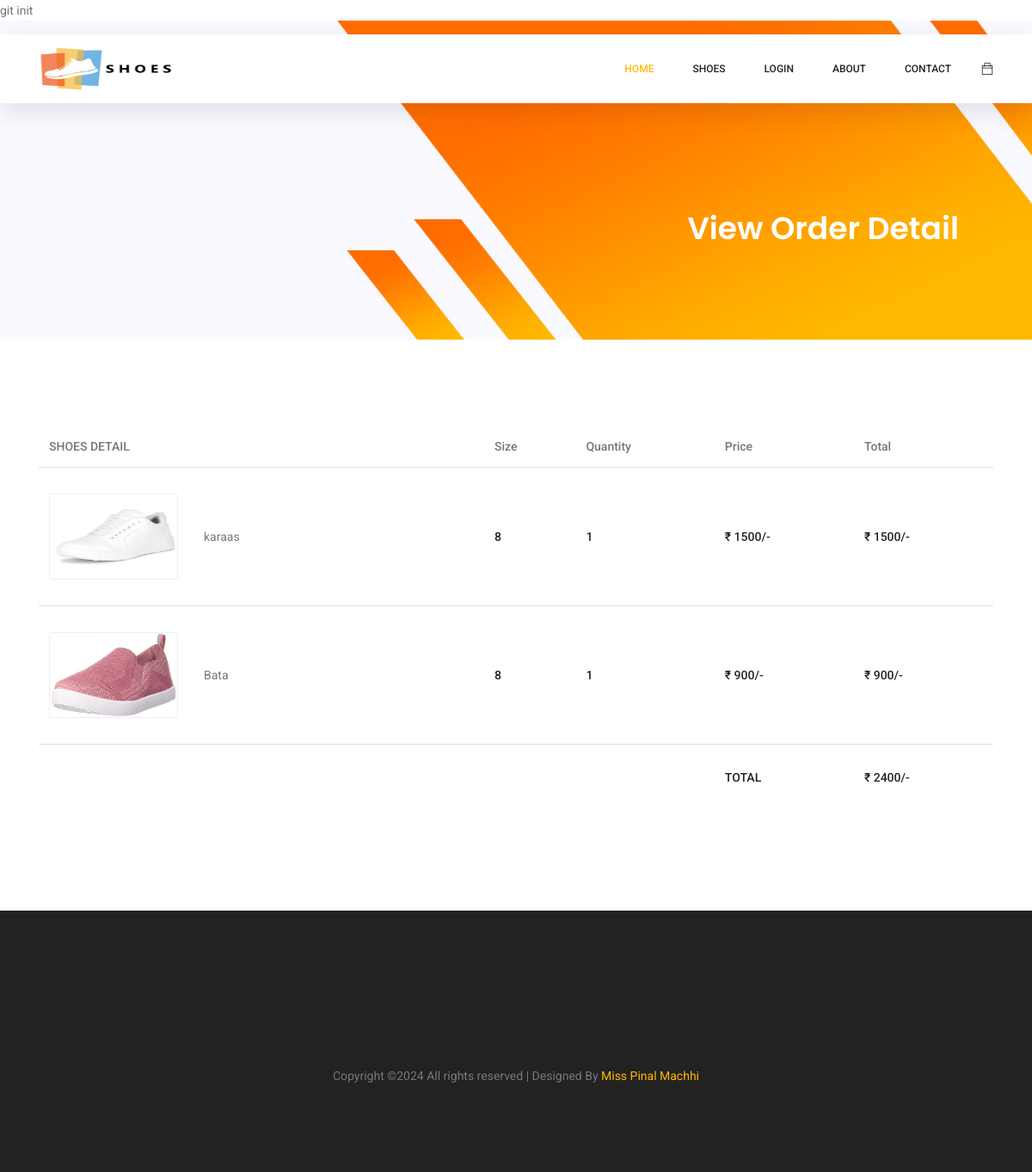
Screenshot of /cust_view_order_detail.php?cid=1 with the database file from the repository.
### tables this page shows
CREATE TABLE IF NOT EXISTS `cart_detail` (
  `cart_d_id` int(10) NOT NULL,
  `cart_id` int(10) NOT NULL,
  `shoes_id` int(10) NOT NULL,
  `size` int(10) NOT NULL,
  `qty` int(10) NOT NULL,
  `price` int(10) NOT NULL,
  PRIMARY KEY (`cart_d_id`)
);

CREATE TABLE IF NOT EXISTS `shoes_detail` (
  `shoes_id` int(10) NOT NULL,
  `shoes_name` varchar(50) NOT NULL,
  `cat_id` int(10) NOT NULL,
  `description` varchar(200) NOT NULL,
  `price` int(10) NOT NULL,
  `gender` varchar(8) NOT NULL,
  `child_adult` int(1) NOT NULL,
  `shoes_img` varchar(50) NOT NULL,
  PRIMARY KEY (`shoes_id`),
  KEY `cat_id` (`cat_id`)
);

### cust_view_order_detail.php (the view, shortened to what this page needs)
<?php
include("header.php");
include("connect.php");
$cartid=$_REQUEST['cid'];
?>
	<section class="banner-area organic-breadcrumb">
		<div class="container">
			<div class="breadcrumb-banner d-flex flex-wrap align-items-center justify-content-end">
				<div class="col-first">
					<h1>View Order Detail</h1>
				</div>
			</div>
		</div>
	</section>
    <section class="cart_area">
        <div class="container">
            <div class="cart_inner">
                <div class="table-responsive">
                    <table class="table">
                        <thead>
                            <tr>
                                <th scope="col">SHOES DETAIL</th>
                                <th scope="col">Size</th>
                                <th scope="col">Quantity</th>
								<th scope="col">Price</th>
                                <th scope="col">Total</th>
                            </tr>
                        </thead>
                        <tbody>
                          <?php
						  $res1=mysqli_query($conn,"select * from cart_detail where cart_id='$cartid'");
						  if(mysqli_num_rows($res1)>0)
						  {
							$tot=0;
							 while($r1=mysqli_fetch_array($res1))
							 {
								$res2=mysqli_query($conn,"select * from shoes_detail where shoes_id='$r1[2]'");
								$r2=mysqli_fetch_array($res2);
						  ?>
                            <tr>
                                <td>
                                    <div class="media">
                                        <div class="d-flex">
                                            <img src="<?php echo $r2[7]; ?>" style="width:150px; height:100px;"alt="">
                                        </div>
                                        <div class="media-body">
                                            <p><?php echo $r2[1]; ?></p>
                                        </div>
                                    </div>
                                </td>
								<td>
                                    <h5><?php echo $r1[3]; ?></h5>
                                </td>
								<td>
                                    <h5><?php echo $r1[4]; ?></h5>
                                </td>
                                <td>
                                    <h5>&#8377; <?php echo $r1[5]; ?>/-</h5>
                                </td>
                                <td>
                                    <h5>&#8377; <?php $amt=$r1[4]*$r1[5]; echo $amt; $tot+=$amt; ?>/-</h5>
                                </td>
                            </tr>
						<?php
							 }
						?>
                            <tr>
                                <td>
                                </td>
                                <td>
                                </td>
								<td>
                                </td>
                                <td>
                                    <h5>TOTAL</h5>
                                </td>
                                <td>
                                    <h5>&#8377; <?php echo $tot; ?>/-</h5>
                                </td>
                            </tr>
						<?php
						  }else
						  {
							  echo "No Shoes Found into Cart";
						  }
						  ?>
                        </tbody>
                    </table>
                </div>
            </div>
        </div>
    </section>
<?php
include("footer.php")
?>

### rows the page displays
cart_detail: shoes.shoes_img (picture), shoes.shoes_name "karaas", size "8", qty "1", price "1500"
cart_detail: shoes.shoes_img (picture), shoes.shoes_name "Bata", size "8", qty "1", price "900"

### other values shown
$tot "2400"
